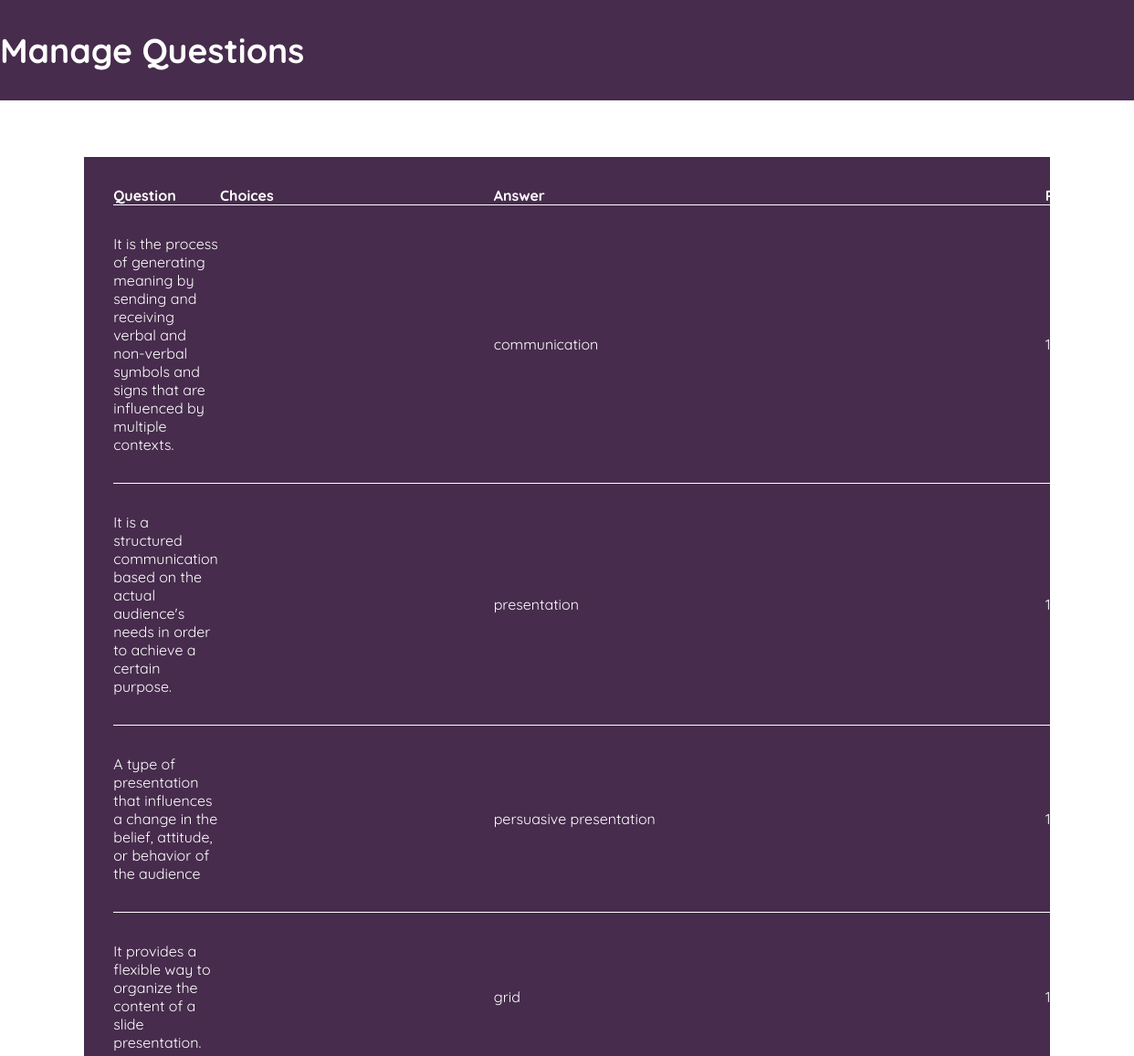
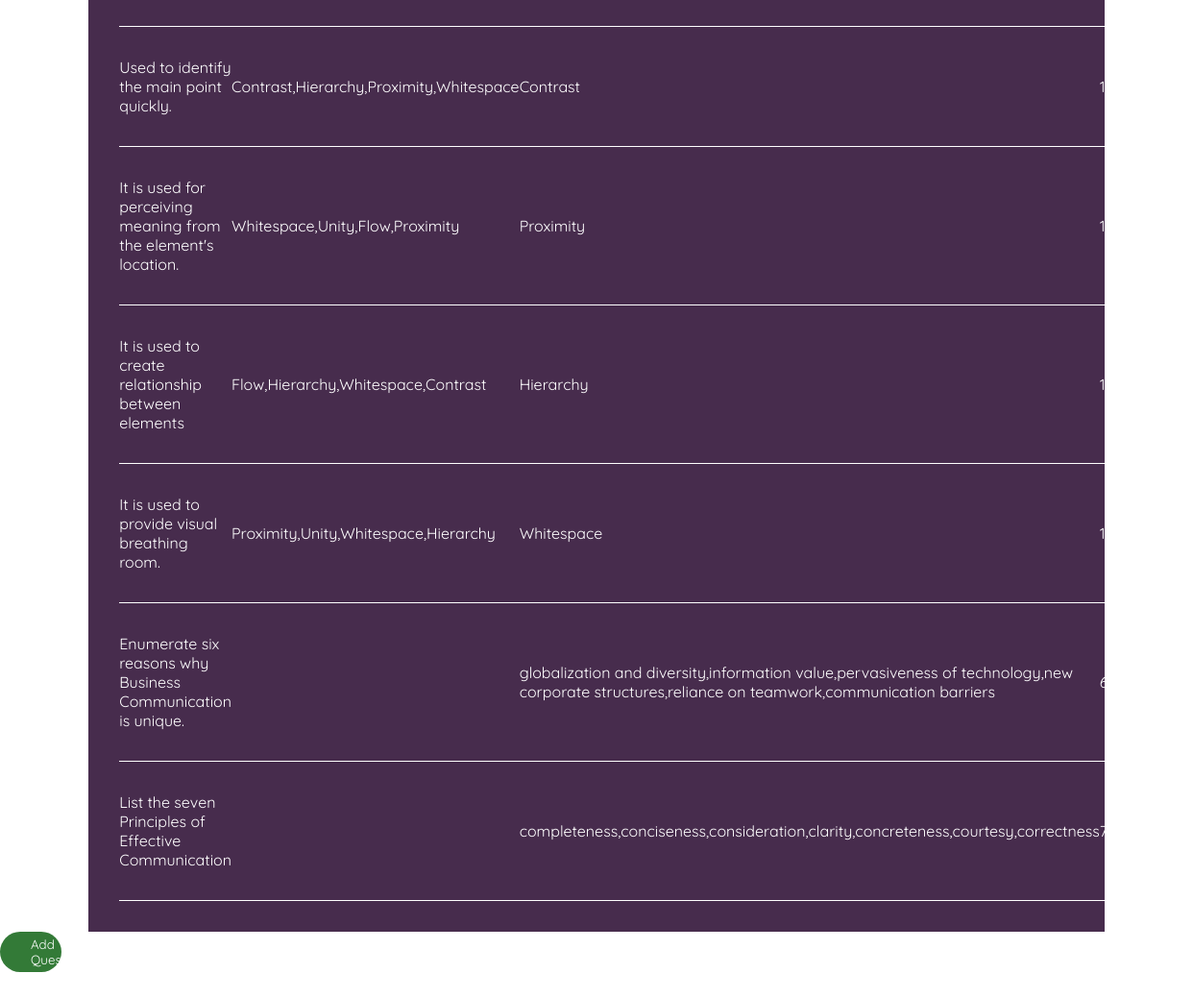
The page /teachermodule/teacherManageQuestions.php?quiz_code=tpqs001 on the database its author committed (2 pictures, top to bottom).
### tables this page shows
CREATE TABLE `quiz_inventory` (
  `quiz_code` varchar(45) DEFAULT NULL,
  `type_of_quiz` text DEFAULT NULL,
  `question` text DEFAULT NULL,
  `choices` text DEFAULT NULL,
  `answer` text DEFAULT NULL,
  `points` int(11) DEFAULT NULL
);

### teachermodule/rQuestionsManage.php (the view, shortened to what this page needs)
<?php
    include "config.php";
    $sql = "SELECT * FROM `quiz_inventory` WHERE `quiz_code` = '" . $_SESSION['quiz_code'] . "'";
    $result = mysqli_query($connection, $sql);
    while ($row = $result->fetch_assoc()) {
        echo "<tr>";
        echo "<td>" . $row['question'] . "</td>";
        echo "<td>" . $row['choices'] . "</td>";
        echo "<td>" . $row['answer'] . "</td>";
        echo "<td>" . $row['points'] . "</td>";
        echo "</tr>";
    }
?>

### teachermodule/styles/teacherCreateQuiz.css (style rules this page uses)
* { margin: 0; padding: 0; list-style: none; text-decoration: none; font-family: var(--fnt-Quicksand); }
body { display: flex; flex-direction: column; height: 100vh; }

### teachermodule/styles/manageQuestions.css (style rules this page uses)
* { margin: 0; border: 0; }
body { display: flex; flex-direction: column; align-items: center; height: 100vh; width: 100vw; }
tr { border-bottom: 0.1rem solid white; }
td { padding: 2rem 0; overflow:auto; }

### rows shown on the page
quiz_inventory: question "It is the process of generating meaning by sending and receiving verbal and non-verbal symbols and signs that are influenced by multiple contexts.", answer "communication", points "1"
quiz_inventory: question "It is a structured communication based on the actual audience's needs in order to achieve a certain purpose.", answer "presentation", points "1"
quiz_inventory: question "A type of presentation that influences a change in the belief, attitude, or behavior of the audience", answer "persuasive presentation", points "1"
quiz_inventory: question "It provides a flexible way to organize the content of a slide presentation.", answer "grid", points "1"
quiz_inventory: question "Used to identify the main point quickly.", choices "Contrast,Hierarchy,Proximity,Whitespace", answer "Contrast", points "1"
quiz_inventory: question "It is used for perceiving meaning from the element's location.", choices "Whitespace,Unity,Flow,Proximity", answer "Proximity", points "1"
quiz_inventory: question "It is used to create relationship between elements", choices "Flow,Hierarchy,Whitespace,Contrast", answer "Hierarchy", points "1"
quiz_inventory: question "It is used to provide visual breathing room.", choices "Proximity,Unity,Whitespace,Hierarchy", answer "Whitespace", points "1"
quiz_inventory: question "Enumerate six reasons why Business Communication is unique.", answer "globalization and diversity,information value,pervasiveness of technology,new corporate structures,reliance on teamwork,communication barriers"
quiz_inventory: question "List the seven Principles of Effective Communication", answer "completeness,conciseness,consideration,clarity,concreteness,courtesy,correctness"
